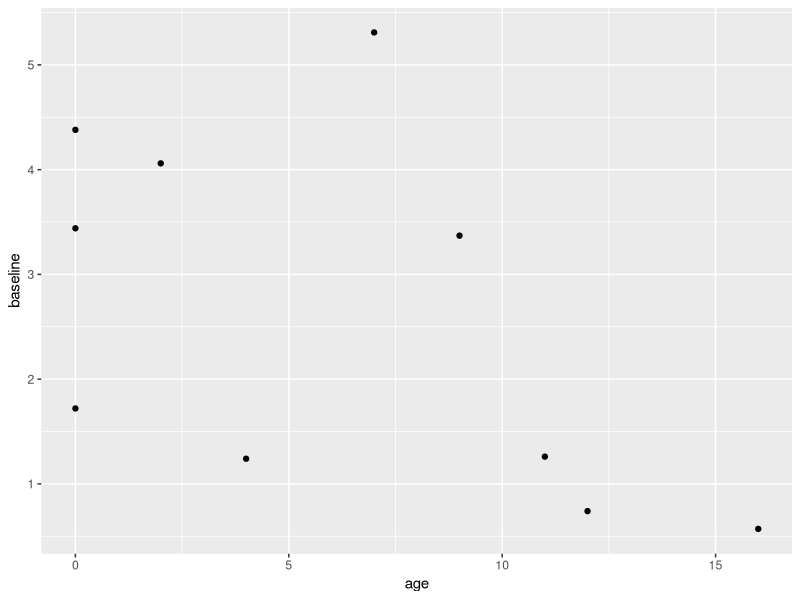
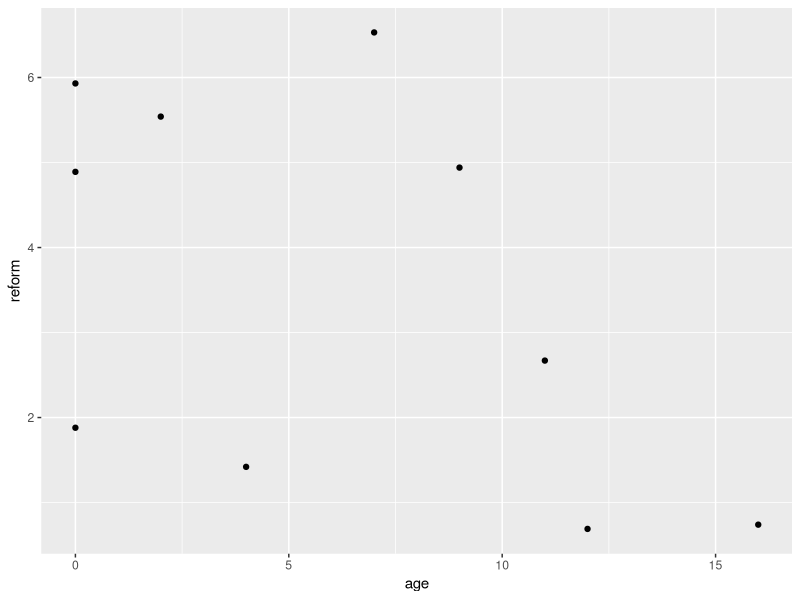
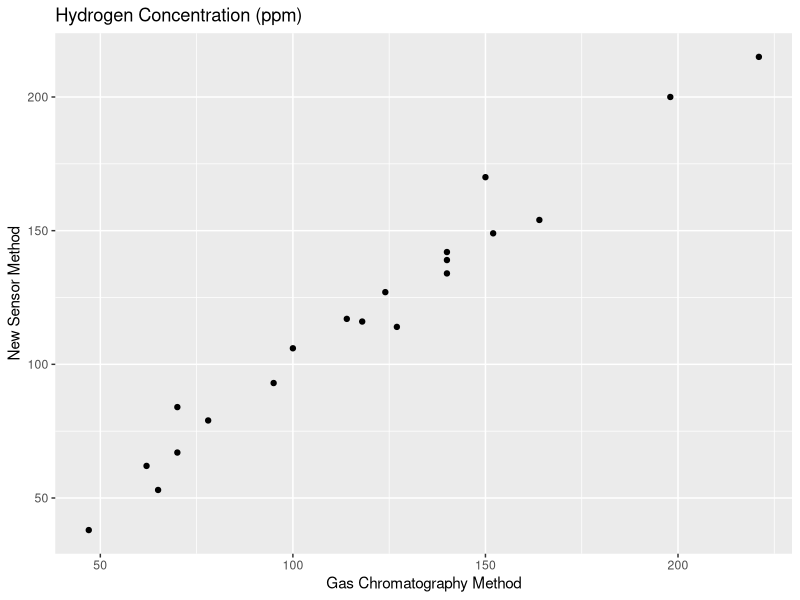
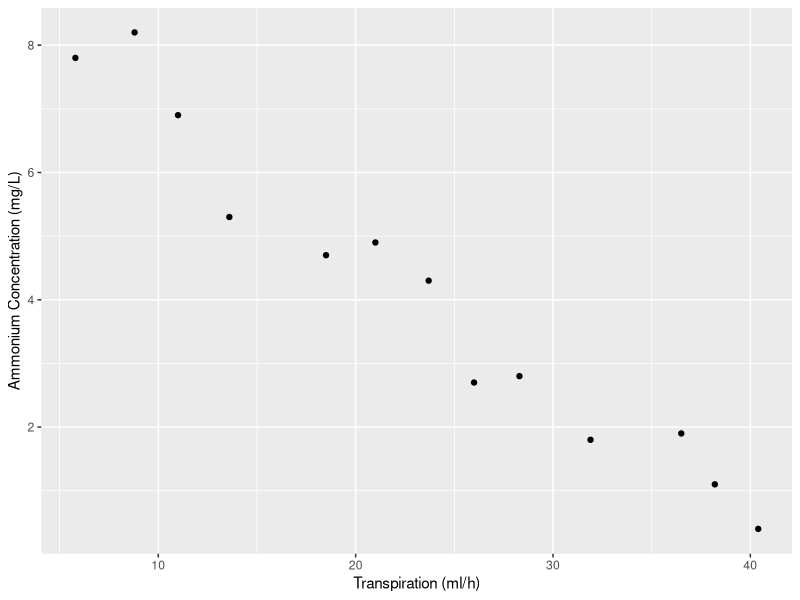
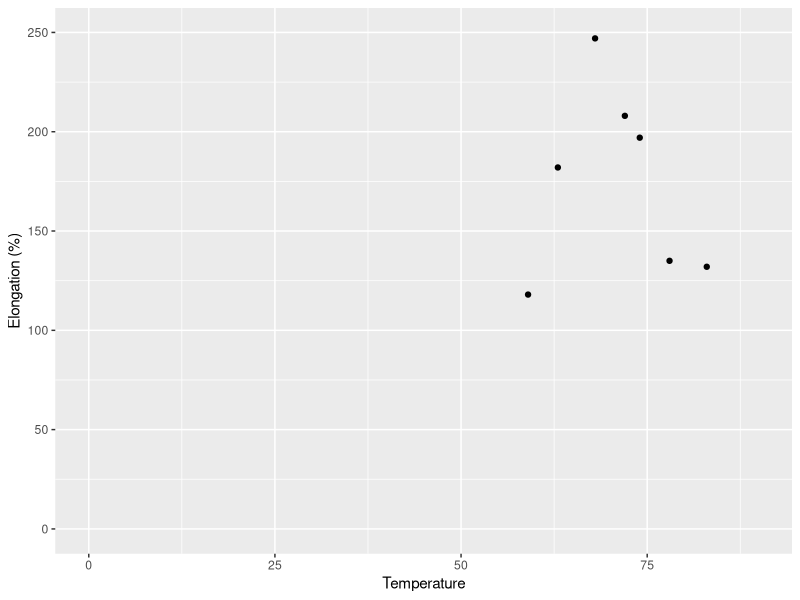
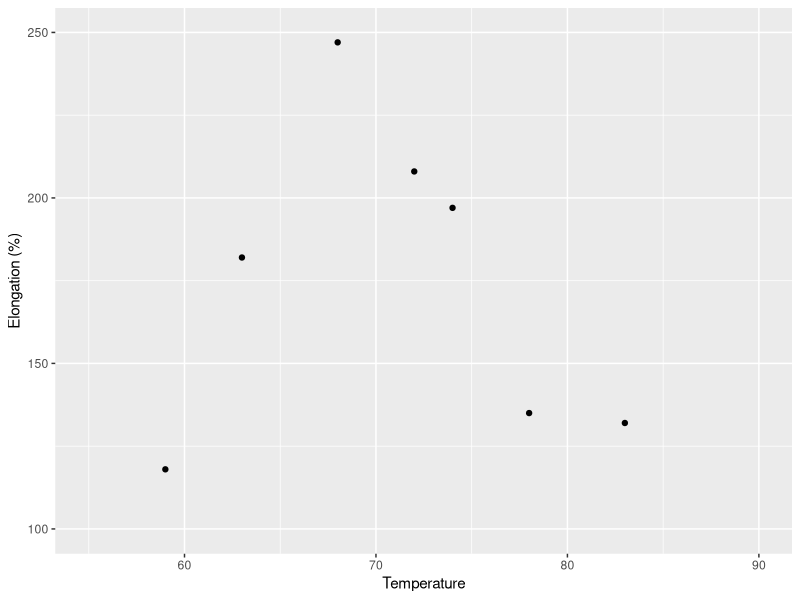
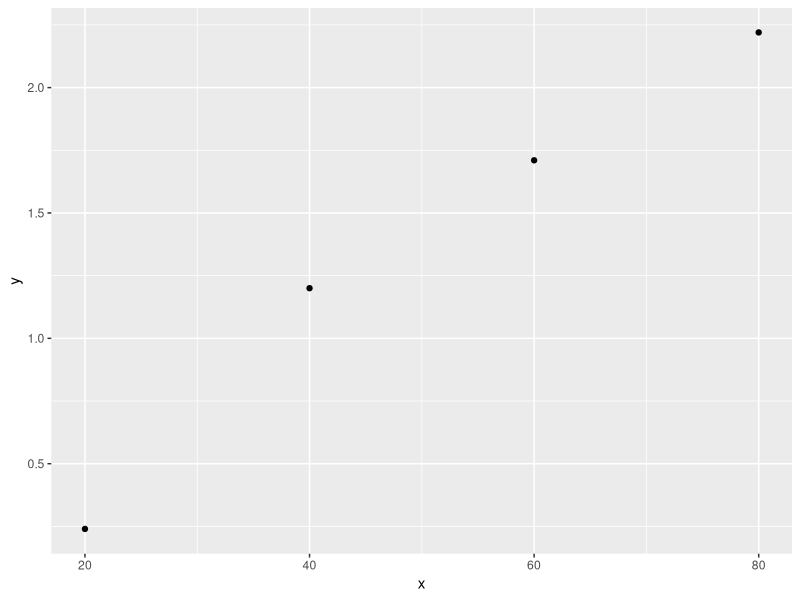
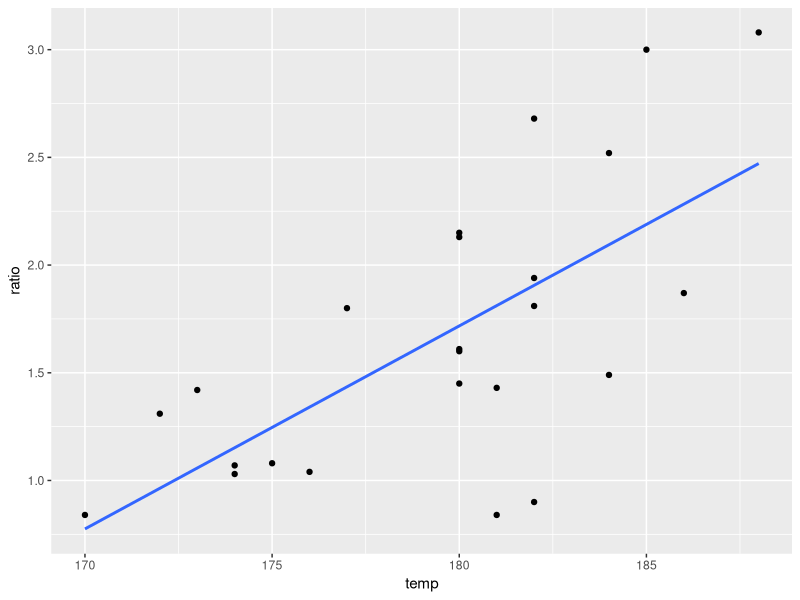

Recreate these plots in R, in order.
## ---- chunk 1
library(ggplot2)
library(knitr)
knitr::opts_chunk$set(tidy.opts=list(width.cutoff=60),tidy=TRUE)
## ---- chunk 2
engine <- c(1,2,3,4,5,6,7,8,9,10)
age <- c(0,0,2,11,7,16,9,0,12,4)
baseline <- c(1.72,4.38,4.06,1.26,5.31,.57,3.37,3.44,.74,1.24)
reform <- c(1.88,5.93,5.54,2.67,6.53,.74,4.94,4.89,.69,1.42)

df <- data.frame('engine' = engine, 'age' = age, 'baseline' = baseline, 'reformulated' = reform)

ggplot(data = df, aes(x = age, y = baseline)) +
  geom_point() +
  theme_gray()

ggplot(data = df, aes(x = age, y = reform)) +
  geom_point() +
  theme_gray()

## ---- chunk 3
x <- c(47, 62, 65, 70, 70, 78, 95, 100, 114, 118, 124, 127, 140, 140, 
       140, 150, 152, 164, 198, 221)

y <- c(38, 62, 53, 67, 84, 79, 93, 106, 117, 116, 127, 114, 134, 139, 
       142, 170, 149, 154, 200, 215)

df <- data.frame(x,y)
ggplot(data = df, aes(x = x, y = y)) +
  geom_point() +
  theme_gray() +
  xlab('Gas Chromatography Method') +
  ylab('New Sensor Method') +
  labs(title = 'Hydrogen Concentration (ppm)')
## ---- chunk 4
x <- c(5.8,8.8,11.0,13.6,18.5,21.0,23.7,26.0,28.3,31.9,36.5,38.2,40.4)
y <- c(7.8,8.2,6.9,5.3,4.7,4.9,4.3,2.7,2.8,1.8,1.9,1.1,.4)

df <- data.frame(x,y)
ggplot(data = df, aes(x = x, y = y)) +
  geom_point() +
  theme_gray() +
  xlab('Transpiration (ml/h)') +
  ylab('Ammonium Concentration (mg/L)')
## ---- chunk 5
x <- c(59, 63, 68, 72, 74, 78, 83)
y <- c(118, 182, 247, 208, 197, 135, 132)
df <- data.frame(x,y)

ggplot(data = df, aes(x = x, y = y)) +
  geom_point() +
  theme_gray() +
  xlab('Temperature') +
  ylab('Elongation (%)') +
  xlim(0,90) +
  ylim(0,250)
ggplot(data = df, aes(x = x, y = y)) +
  geom_point() +
  theme_gray() +
  xlab('Temperature') +
  ylab('Elongation (%)') +
  xlim(55,90) +
  ylim(100,250)
## ---- chunk 6
func_ex8 <- function(x) {
  ret_val <- 1800 + (1.3*x)
  return(ret_val)
}

z <- (func_ex8(2000) - 5000) / 350
cat("The probability of observing this is approximately", round(1 - pnorm(z),3))
## ---- chunk 7
z <- (func_ex8(2500) - 5000) / 350
cat("The probability of observing this is approximately", round(1 - pnorm(z),3))
## ---- chunk 8
num <- func_ex8(2500) - func_ex8(2000) - 1000
den <- sqrt(2*350^2)
quotient <- num / den
round(pnorm(quotient, lower.tail = FALSE),3)
## ---- chunk 9
x <- c(20,40,60,80)
y <- c(.24,1.20,1.71,2.22)
df <- data.frame(x, y)
ggplot(data = df, aes(x = x, y = y)) +
  geom_point() +
  theme_gray()

cat("The r^2 value for this data is", cor(x,y)^2)
## ---- chunk 10
temp <- c(170,172,173,174,174,175,176,177,180,180,180,180,180,181,181,
          182,182,182,182,184,184,185,186,188)
ratio <- c(.84,1.31,1.42,1.03,1.07,1.08,1.04,1.80,1.45,1.60,1.61,2.13,
           2.15,.84,1.43,.90,1.81,1.94,2.68,1.49,2.52,3.00,1.87,3.08)

df <- data.frame(temp, ratio)

ggplot(data = df, aes(x = temp, y = ratio)) +
  geom_point() +
  theme_gray() +
  stat_smooth(method = lm, se=FALSE)

lm(ratio~temp)
## ---- chunk 11
# Below code creates a list of ratios at the same index where the temp is 182
# We then just subtract 1.868 from those values. 
x <- df$ratio[which(df$temp == 182)] 
x - 1.868
## ---- chunk 12
cat("r^2 is approximately", round(stats::cor(temp, ratio)^2,3))
## ---- chunk 13
moe <- c(29.8, 33.2, 33.7, 35.3, 35.5, 36.1, 36.2, 36.3, 37.5, 37.7, 38.7, 38.8, 39.6, 41.0,
         42.8, 42.8, 43.5, 45.6, 46.0, 46.9, 48.0, 49.3, 51.7, 62.6, 69.8, 79.5, 80)
stem(moe, scale = 2)
## ---- chunk 14
strength <- c(5.9, 7.2, 7.3, 6.3, 8.1, 6.8, 7.0, 7.6, 6.8, 6.5, 7.0, 6.3, 7.9, 9.0, 
              8.2, 8.7, 7.8, 9.7, 7.4, 7.7, 9.7, 7.8, 7.7, 11.6, 11.3, 11.8, 10.7)
df <- data.frame(moe, strength)
ggplot(data = df, aes(x = moe, y = strength)) +
  geom_point() +
  theme_gray()
## ---- chunk 15
x <- c(5,12,14,17,23,30,40,47,55,67,72,81,96,112,127)
y <- c(4,10,13,15,15,25,27,46,38,46,53,70,82,99,100)

df <- data.frame(x,y)
ggplot(data = df, aes(x = x, y = y)) +
  geom_point() +
  theme_gray()
## ---- chunk 16
model <- lm(y~x, data = df)
model
## ---- chunk 17
sse <- sum((stats::predict(model) - df$y)^2)
sigma <- sqrt(sse / (length(y) - 2))
cat("The sum of squares of residuals is", round(sse,2),
    "\nThe point estimate of the standard deviation is", round(sigma,2))
## ---- chunk 18
cat("r^2 is approximately", round(cor(x,y)^2,3) )
## ---- chunk 19
x <- c(99,101.1,102.7,103,105.4,107,108.7,110.8,
112.1,112.4,113.6,113.8,115.1,115.4,120)

y <- c(28.8,27.9,27,25.2,22.8,21.5,20.9,19.6,
17.1,18.9,16,16.7,13,13.6,10.8)

df <- data.frame(x,y)
## ---- chunk 20
model = lm(y~x, data = df)
model
## ---- chunk 21
ggplot(data = df, aes(x = x, y = y)) +
  geom_point() +
  theme_gray() +
  stat_smooth(method = lm, se = FALSE)
## ---- chunk 22
new <- data.frame(x=c(135))
my_func <- function(x) {
  118.9 - 0.9048*x
}
cat("The prediction for porosity when unit weight is 135 is", 
    round(predict(model, newdata = new),3),
    "\nNote: Above uses the predict function",
    "\n\nThe same prediction done manually gives", my_func(135))
## ---- chunk 23
z <- df$y[1:2] - my_func(df$x[1:2])
cat("The first two residuals are", z[1], "and", z[2])
## ---- chunk 24
sse <- sum((stats::predict(model) - df$y)^2)
sigma <- sqrt(sse / (length(y) - 2))
cat("The sum of squares of residuals is", round(sse,2),
    "\nThe point estimate of the standard deviation is", round(sigma,2))
## ---- chunk 25
cat("r^2 is approximately", round(cor(x,y)^2,3) )
## ---- chunk 26
x <- c(50, 71, 55, 50, 33, 58, 79, 26,
    69, 44, 37, 70, 20, 45, 49)
y <- c(152, 1929, 48, 22, 2, 5, 35, 7, 
    269, 38, 171, 13, 43, 185, 25)

df <- data.frame(x,y)

model <- lm(y~x, data = df)
## ---- chunk 27
ggplot(data = df, aes(x = x, y = y)) +
  geom_point() +
  theme_gray() +
  stat_smooth(method = lm, se = FALSE)
## ---- chunk 28
model
## ---- chunk 29
my_generalized_func <- function(a,b,x) {
  a + b * x
}
prediction <- my_generalized_func(-305.881, 9.963, 70:71)
actual_value1 <- df$y[which(df$x == 70)]
actual_value2 <- df$y[which(df$x == 71)]
actual_value <- c(actual_value1, actual_value2)
resid <- c(actual_value[1:2] - prediction[1:2])

cat("The predicted colony density when surface area",
    "= 70 is", prediction[1],
    "\nThe predicted colony density when surface area",
    "= 71 is", prediction[2],
    "\nThe calculated residuals are", resid[1], "and", resid[2])

## ---- chunk 30
cat("The r^2 value for this data is", round(cor(x,y)^2, 3))
## ---- chunk 31
df <- df[-c(2),]
## ---- chunk 32
model = lm(y~x, df)
model
## ---- chunk 33
cat("The r^2 value is", round(cor(df$x,df$y)^2,3) )
## ---- chunk 34
ggplot(data = df, aes(x = x, y = y)) +
  geom_point() +
  theme_gray() +
  stat_smooth(method = lm, se = FALSE)
